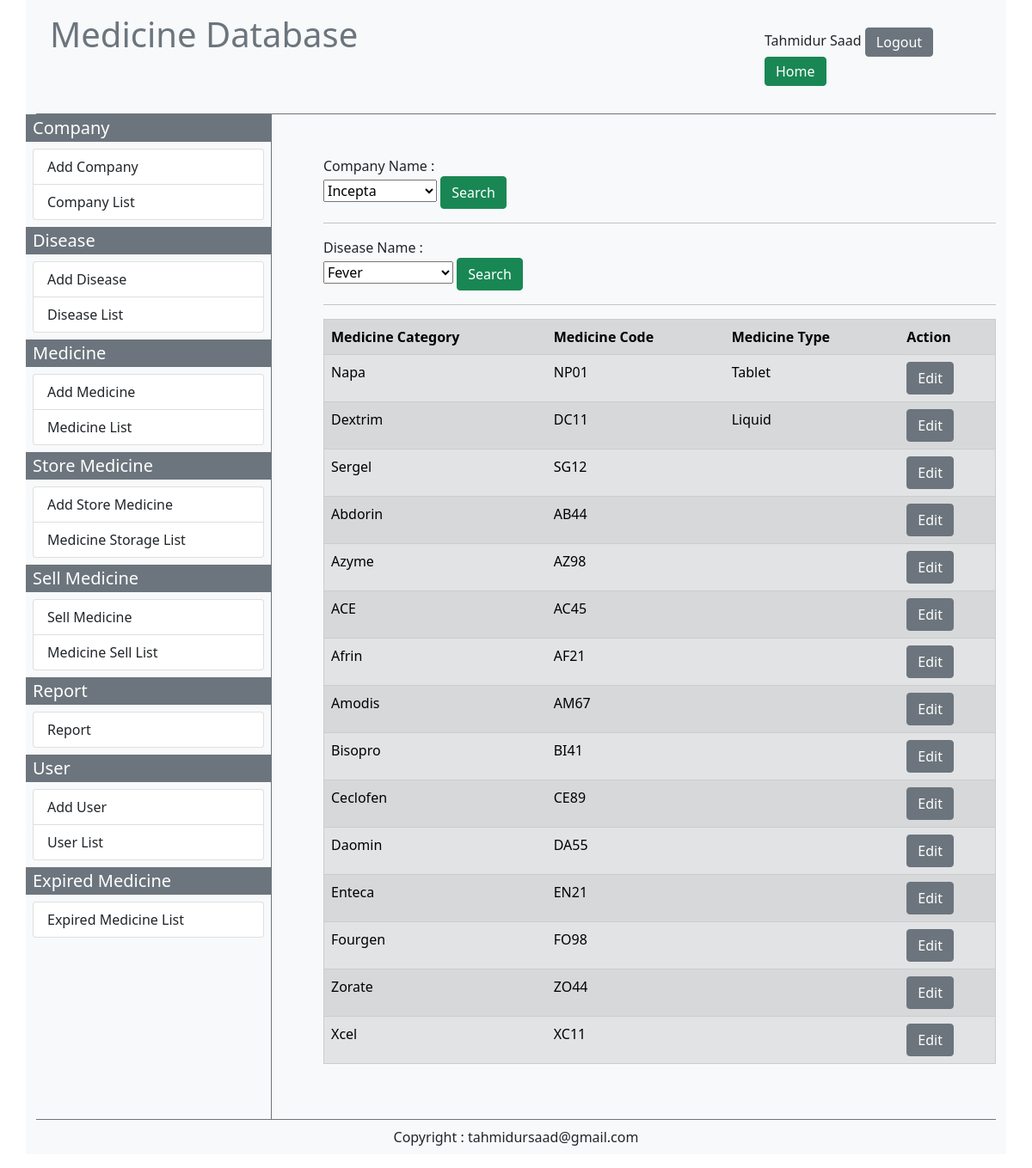
The page /MediDB/list_of_medicine.php (signed in) on the database its author committed.
### tables this page shows
CREATE TABLE `medicine` (
  `medicine_id` int(11) NOT NULL,
  `medicine_name` varchar(20) NOT NULL,
  `disease` int(11) NOT NULL,
  `company` int(11) NOT NULL,
  `medicine_code` varchar(20) NOT NULL,
  `medicine_type` varchar(20) DEFAULT NULL
);

### MediDB/list_of_medicine.php (the view, shortened to what this page needs)
<?php
    require('connection.php');
?>
<?php
   $user_first_name= $_SESSION['user_first_name'];
   $user_last_name= $_SESSION['user_last_name'];
   if(!empty($user_first_name) && !empty($user_last_name)){
?>
 <?php
        $sql5 = "SELECT * FROM disease_category";
        $query5 = $conn -> query($sql5);
        $sql6 = "SELECT * FROM company_category";
        $query6 = $conn -> query($sql6);
     ?>
<!DOCTYPE html>
<html lang="en">
<head>
    <link href="https://cdn.jsdelivr.net/npm/bootstrap@5.0.2/dist/css/bootstrap.min.css" rel="stylesheet">
    <link rel="stylesheet" href="https://use.fontawesome.com/releases/v5.15.4/css/all.css"/>
</head>
<body>
<div class="container bg-light">
        <div class="container-foluid border-bottom border-secondary">
              <?php include('bootstrap/topbar.php'); ?>
        </div>
        <div class="container-foluid">
            <div class="row">
                <div class="col-sm-3 bg-light p-0 m-0">
                    <?php include('bootstrap/leftside_bar.php'); ?>
                </div>
                <div class="col-sm-9 border-start border-secondary">
                    <div class="container p-4 m-4">
                        <form action="search_by_company.php" method="GET">
                        Company Name :<br>
                        <select name="company" >
                            <?php
                                while ($data6 = mysqli_fetch_array($query6)){
                                $company_id = $data6['company_id'];
                                $company_name = $data6['company_name'];
                             echo "<option value ='$company_id'>$company_name</option>";}
                            ?>
                        </select>
                        <input type="submit" value="Search"  class="btn btn-success"></input>
                        </form>
                        <hr>
                        <form action="search_by_disease.php" method="GET">
                        Disease Name :<br>
                        <select name="disease" id="">
                            <?php
                                while ($data5 = mysqli_fetch_array($query5)){
                                $disease_id = $data5['disease_id'];
                                $disease_name = $data5['disease_name'];
                                echo "<option value ='$disease_id'>$disease_name</option>";}
                            ?>
                        </select>
                        <input type="submit" value="Search"  class="btn btn-success"></input>
                        </form>
                        <hr>
                    <?php
        $sql = "SELECT * FROM medicine";
        $query = $conn-> query($sql);
        echo "<table border='1' class='table table-secondary table-striped table-hover'> <tr>
              <th>Medicine Category </th>
              <th>Medicine Code </th>
              <th>Medicine Type </th>
              <th>Action</th></tr> ";
        while($data = mysqli_fetch_assoc($query)){
            $medicine_id = $data['medicine_id'];
            $medicine_name = $data['medicine_name'];
            $medicine_code = $data['medicine_code'];
            $medicine_type = $data['medicine_type'];
            echo "<tr>
                  <td>$medicine_name</td>
                  <td>$medicine_code</td>
                  <td>$medicine_type</td>
                  <td><a href ='edit_medicine.php?id= $medicine_id'class='btn btn-secondary'>Edit</a></td></tr>";
        }
        echo"</table>";
    ?>
                </div>
                </div>
            </div>
        </div>
        <div class="border-top border-secondary">
        <?php include('bootstrap/bottom_bar.php'); ?>
        </div>
    </div>
</body>
</html>
<?php
   }
   else{
    header('location:login.php');
   }
 ?>

### rows shown on the page
medicine: medicine_name "Napa", medicine_code "NP01", medicine_type "Tablet"
medicine: medicine_name "Dextrim", medicine_code "DC11", medicine_type "Liquid"
medicine: medicine_name "Sergel", medicine_code "SG12"
medicine: medicine_name "Abdorin", medicine_code "AB44"
medicine: medicine_name "Azyme", medicine_code "AZ98"
medicine: medicine_name "ACE", medicine_code "AC45"
medicine: medicine_name "Afrin", medicine_code "AF21"
medicine: medicine_name "Amodis", medicine_code "AM67"
medicine: medicine_name "Bisopro", medicine_code "BI41"
medicine: medicine_name "Ceclofen", medicine_code "CE89"
medicine: medicine_name "Daomin", medicine_code "DA55"
medicine: medicine_name "Enteca", medicine_code "EN21"
medicine: medicine_name "Fourgen", medicine_code "FO98"
medicine: medicine_name "Zorate", medicine_code "ZO44"
medicine: medicine_name "Xcel", medicine_code "XC11"

### other values the page prints
$user_first_name "Tahmidur"
$user_last_name "Saad"
form field company "Incepta"
form field disease "Fever"
